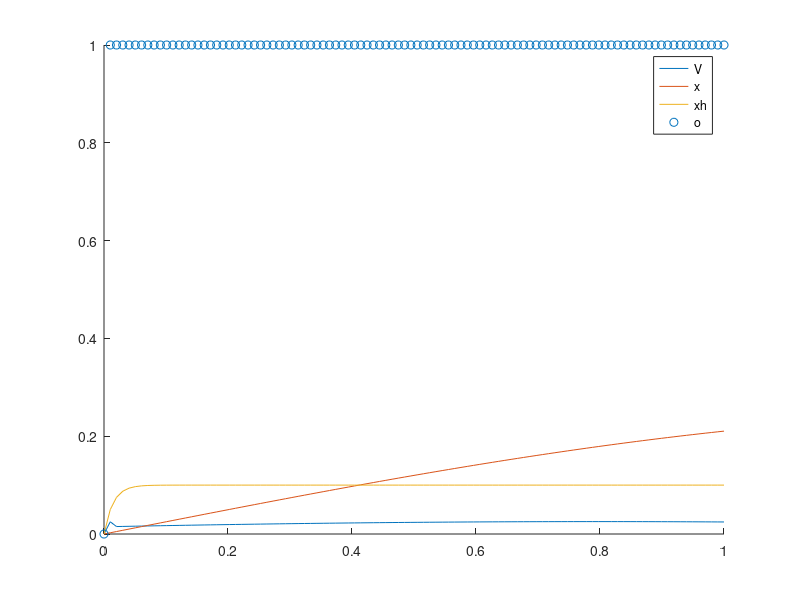

MATLAB code to generate this figure:
n = 100;
ts = linspace(0, 1, n);

x = zeros(n, 1);
x(30:50) = 0.1;
x(70:85) = 0.1;
xp = zeros(n, 1);
xp(30) = 1;
xp(51) = -1;
xp(70) = 1;
xp(86) = -1;

x = sin(ts)./4;
xp = cos(ts)./4;

v = 0;
w = 0.1;
o = zeros(n,1);
V = zeros(n,1);
xh = zeros(n,1);

for t = 2:n
    dv = -v + w*(x(t-1) + xp(t-1)) - w^2*o(t-1);
    v = v + dv;
    V(t) = v;
    
    if v > w^2/2
        o(t) = 1;
    end
    
    xh(t) = (w*o(t) + xh(t-1))/2;
end

hold on
plot(ts, V)
plot(ts, x)
plot(ts, xh)
scatter(ts, o)
legend('V', 'x', 'xh', 'o')

%%
% change time window size
